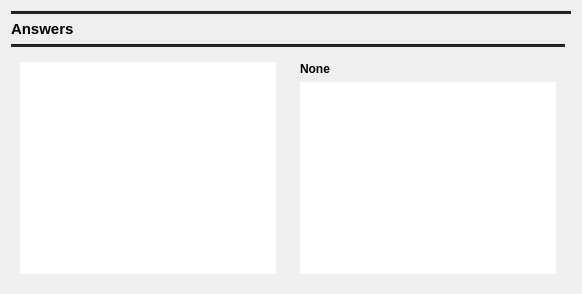
          <widget class="QWidget" name="page_21">
           <layout class="QGridLayout" name="gridLayout_37">
            <item row="0" column="0" colspan="2">
             <widget class="Line" name="line_26">
              <property name="styleSheet">
               <string notr="true">background-color: rgb(35, 36, 40);</string>
              </property>
              <property name="orientation">
               <enum>Qt::Horizontal</enum>
              </property>
             </widget>
            </item>
            <item row="1" column="0">
             <widget class="QLabel" name="label_38">
              <property name="font">
               <font>
                <pointsize>11</pointsize>
                <weight>75</weight>
                <bold>true</bold>
               </font>
              </property>
              <property name="text">
               <string>Answers</string>
              </property>
             </widget>
            </item>
            <item row="3" column="0">
             <widget class="QFrame" name="frame_25">
              <property name="sizePolicy">
               <sizepolicy hsizetype="Expanding" vsizetype="MinimumExpanding">
                <horstretch>0</horstretch>
                <verstretch>0</verstretch>
               </sizepolicy>
              </property>
              <property name="frameShape">
               <enum>QFrame::NoFrame</enum>
              </property>
              <property name="frameShadow">
               <enum>QFrame::Raised</enum>
              </property>
              <layout class="QGridLayout" name="gridLayout_51">
               <property name="leftMargin">
                <number>0</number>
               </property>
               <property name="topMargin">
                <number>0</number>
               </property>
               <property name="rightMargin">
                <number>0</number>
               </property>
               <property name="bottomMargin">
                <number>0</number>
               </property>
               <item row="0" column="0">
                <widget class="QFrame" name="frame_26">
                 <property name="sizePolicy">
                  <sizepolicy hsizetype="Maximum" vsizetype="MinimumExpanding">
                   <horstretch>0</horstretch>
                   <verstretch>0</verstretch>
                  </sizepolicy>
                 </property>
                 <property name="frameShape">
                  <enum>QFrame::NoFrame</enum>
                 </property>
                 <property name="frameShadow">
                  <enum>QFrame::Raised</enum>
                 </property>
                 <layout class="QGridLayout" name="gridLayout_52">
                  <item row="1" column="0">
                   <widget class="QListWidget" name="listWidget_6">
                    <property name="font">
                     <font>
                      <pointsize>8</pointsize>
                      <weight>75</weight>
                      <bold>true</bold>
                     </font>
                    </property>
                    <property name="frameShape">
                     <enum>QFrame::NoFrame</enum>
                    </property>
                   </widget>
                  </item>
                 </layout>
                </widget>
               </item>
               <item row="0" column="1">
                <widget class="QFrame" name="frame_27">
                 <property name="sizePolicy">
                  <sizepolicy hsizetype="MinimumExpanding" vsizetype="MinimumExpanding">
                   <horstretch>0</horstretch>
                   <verstretch>0</verstretch>
                  </sizepolicy>
                 </property>
                 <property name="frameShape">
                  <enum>QFrame::NoFrame</enum>
                 </property>
                 <property name="frameShadow">
                  <enum>QFrame::Raised</enum>
                 </property>
                 <layout class="QGridLayout" name="gridLayout_53">
                  <item row="0" column="0">
                   <widget class="QLabel" name="label_44">
                    <property name="font">
                     <font>
                      <weight>75</weight>
                      <bold>true</bold>
                     </font>
                    </property>
                    <property name="text">
                     <string>None</string>
                    </property>
                   </widget>
                  </item>
                  <item row="1" column="0">
                   <widget class="QTextBrowser" name="textBrowser_3">
                    <property name="frameShape">
                     <enum>QFrame::NoFrame</enum>
                    </property>
                   </widget>
                  </item>
                 </layout>
                </widget>
               </item>
              </layout>
             </widget>
            </item>
            <item row="2" column="0">
             <widget class="Line" name="line_25">
              <property name="styleSheet">
               <string notr="true">background-color: rgb(35, 36, 40);</string>
              </property>
              <property name="orientation">
               <enum>Qt::Horizontal</enum>
              </property>
             </widget>
            </item>
           </layout>
          </widget>
